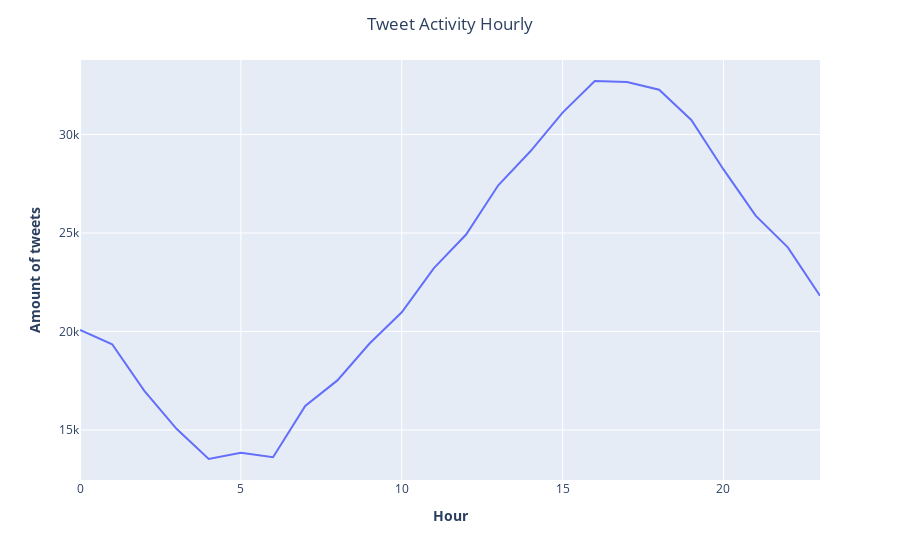

The cell this chart's notebook holds for it:
### Code cell
hourly_tweets_vegan = tweet_activity_hourly("vegan", df)

### Figure 1 — Plotly figure (JSON) as saved in the notebook; plotly's stock layout.template omitted (floating-point values rounded to 4 significant figures)
{"data": [{"hovertemplate": "hour=%{x}<br>freq=%{y}<extra></extra>", "legendgroup": "", "line": {"color": "#636efa", "dash": "solid"}, "marker": {"symbol": "circle"}, "mode": "lines", "name": "", "orientation": "v", "showlegend": false, "type": "scatter", "x": [0, 1, 2, 3, 4, 5, 6, 7, 8, 9, 10, 11, 12, 13, 14, 15, 16, 17, 18, 19, 20, 21, 22, 23], "xaxis": "x", "y": [20074, 19350, 16980, 15056, 13523, 13843, 13615, 16214, 17514, 19386, 20971, 23213, 24920, 27421, 29148, 31112, 32717, 32668, 32272, 30739, 28226, 25880, 24270, 21816], "yaxis": "y"}], "layout": {"legend": {"tracegroupgap": 0}, "margin": {"t": 60}, "title": {"text": "Tweet Activity Hourly", "x": 0.5}, "xaxis": {"anchor": "y", "domain": [0, 1], "title": {"text": "<b>Hour</b>"}}, "yaxis": {"anchor": "x", "domain": [0, 1], "title": {"text": "<b>Amount of tweets</b>"}}}}
